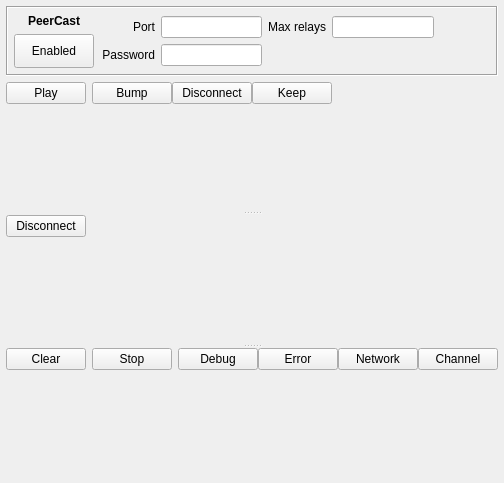
<ui version="4.0" >
 <class>MainFormBase</class>
 <widget class="QWidget" name="MainFormBase" >
  <property name="geometry" >
   <rect>
    <x>0</x>
    <y>0</y>
    <width>492</width>
    <height>483</height>
   </rect>
  </property>
  <property name="windowTitle" >
   <string>PeerCast</string>
  </property>
  <property name="autoFillBackground" >
   <bool>true</bool>
  </property>
  <layout class="QVBoxLayout" >
   <property name="margin" >
    <number>6</number>
   </property>
   <property name="spacing" >
    <number>6</number>
   </property>
   <item>
    <widget class="QFrame" name="frame" >
     <property name="sizePolicy" >
      <sizepolicy>
       <hsizetype>5</hsizetype>
       <vsizetype>0</vsizetype>
       <horstretch>0</horstretch>
       <verstretch>0</verstretch>
      </sizepolicy>
     </property>
     <property name="frameShape" >
      <enum>QFrame::Box</enum>
     </property>
     <property name="frameShadow" >
      <enum>QFrame::Sunken</enum>
     </property>
     <layout class="QGridLayout" >
      <property name="margin" >
       <number>6</number>
      </property>
      <property name="spacing" >
       <number>6</number>
      </property>
      <item row="0" column="0" >
       <layout class="QHBoxLayout" >
        <property name="margin" >
         <number>0</number>
        </property>
        <property name="spacing" >
         <number>6</number>
        </property>
        <item>
         <layout class="QVBoxLayout" >
          <property name="margin" >
           <number>0</number>
          </property>
          <property name="spacing" >
           <number>6</number>
          </property>
          <item>
           <widget class="QLabel" name="label_4" >
            <property name="font" >
             <font>
              <weight>75</weight>
              <bold>true</bold>
             </font>
            </property>
            <property name="text" >
             <string> PeerCast </string>
            </property>
            <property name="alignment" >
             <set>Qt::AlignCenter</set>
            </property>
           </widget>
          </item>
          <item>
           <widget class="QPushButton" name="pushButtonEnabled" >
            <property name="sizePolicy" >
             <sizepolicy>
              <hsizetype>1</hsizetype>
              <vsizetype>3</vsizetype>
              <horstretch>0</horstretch>
              <verstretch>0</verstretch>
             </sizepolicy>
            </property>
            <property name="text" >
             <string>Enabled</string>
            </property>
            <property name="checkable" >
             <bool>true</bool>
            </property>
           </widget>
          </item>
         </layout>
        </item>
        <item>
         <layout class="QGridLayout" >
          <property name="margin" >
           <number>2</number>
          </property>
          <property name="spacing" >
           <number>6</number>
          </property>
          <item row="0" column="2" >
           <widget class="QLabel" name="label_3" >
            <property name="text" >
             <string>Max relays</string>
            </property>
            <property name="alignment" >
             <set>Qt::AlignRight|Qt::AlignTrailing|Qt::AlignVCenter</set>
            </property>
           </widget>
          </item>
          <item row="0" column="1" >
           <widget class="QLineEdit" name="lineEditPort" >
            <property name="alignment" >
             <set>Qt::AlignRight</set>
            </property>
           </widget>
          </item>
          <item row="1" column="0" >
           <widget class="QLabel" name="label_2" >
            <property name="text" >
             <string>Password</string>
            </property>
            <property name="alignment" >
             <set>Qt::AlignRight|Qt::AlignTrailing|Qt::AlignVCenter</set>
            </property>
           </widget>
          </item>
          <item row="1" column="1" >
           <widget class="QLineEdit" name="lineEditPassword" >
            <property name="echoMode" >
             <enum>QLineEdit::Password</enum>
            </property>
           </widget>
          </item>
          <item row="0" column="0" >
           <widget class="QLabel" name="label" >
            <property name="text" >
             <string>Port</string>
            </property>
            <property name="alignment" >
             <set>Qt::AlignRight|Qt::AlignTrailing|Qt::AlignVCenter</set>
            </property>
           </widget>
          </item>
          <item row="0" column="3" >
           <widget class="QLineEdit" name="lineEditMaxRelays" >
            <property name="alignment" >
             <set>Qt::AlignRight</set>
            </property>
           </widget>
          </item>
         </layout>
        </item>
        <item>
         <spacer>
          <property name="orientation" >
           <enum>Qt::Horizontal</enum>
          </property>
          <property name="sizeHint" >
           <size>
            <width>40</width>
            <height>20</height>
           </size>
          </property>
         </spacer>
        </item>
        <item>
         <spacer>
          <property name="orientation" >
           <enum>Qt::Horizontal</enum>
          </property>
          <property name="sizeHint" >
           <size>
            <width>40</width>
            <height>20</height>
           </size>
          </property>
         </spacer>
        </item>
       </layout>
      </item>
     </layout>
    </widget>
   </item>
   <item>
    <widget class="QSplitter" name="splitter" >
     <property name="orientation" >
      <enum>Qt::Vertical</enum>
     </property>
     <property name="handleWidth" >
      <number>4</number>
     </property>
     <widget class="QWidget" name="layoutWidget_2" >
      <layout class="QVBoxLayout" >
       <property name="margin" >
        <number>0</number>
       </property>
       <property name="spacing" >
        <number>4</number>
       </property>
       <item>
        <layout class="QHBoxLayout" >
         <property name="margin" >
          <number>0</number>
         </property>
         <property name="spacing" >
          <number>6</number>
         </property>
         <item>
          <widget class="QPushButton" name="pushButtonPlay" >
           <property name="text" >
            <string>Play</string>
           </property>
          </widget>
         </item>
         <item>
          <layout class="QHBoxLayout" >
           <property name="margin" >
            <number>0</number>
           </property>
           <property name="spacing" >
            <number>0</number>
           </property>
           <item>
            <widget class="QPushButton" name="pushButtonBump" >
             <property name="text" >
              <string>Bump</string>
             </property>
            </widget>
           </item>
           <item>
            <widget class="QPushButton" name="pushButtonDisconnect" >
             <property name="text" >
              <string>Disconnect</string>
             </property>
            </widget>
           </item>
           <item>
            <widget class="QPushButton" name="pushButtonKeep" >
             <property name="text" >
              <string>Keep</string>
             </property>
            </widget>
           </item>
          </layout>
         </item>
         <item>
          <spacer>
           <property name="orientation" >
            <enum>Qt::Horizontal</enum>
           </property>
           <property name="sizeHint" >
            <size>
             <width>40</width>
             <height>20</height>
            </size>
           </property>
          </spacer>
         </item>
        </layout>
       </item>
       <item>
        <widget class="Q3ListBox" native="1" name="listBoxChannel" />
       </item>
      </layout>
     </widget>
     <widget class="QWidget" name="layoutWidget_3" >
      <layout class="QVBoxLayout" >
       <property name="margin" >
        <number>0</number>
       </property>
       <property name="spacing" >
        <number>4</number>
       </property>
       <item>
        <layout class="QHBoxLayout" >
         <property name="margin" >
          <number>0</number>
         </property>
         <property name="spacing" >
          <number>6</number>
         </property>
         <item>
          <widget class="QPushButton" name="pushButtonDisconnectConn" >
           <property name="text" >
            <string>Disconnect</string>
           </property>
          </widget>
         </item>
         <item>
          <spacer>
           <property name="orientation" >
            <enum>Qt::Horizontal</enum>
           </property>
           <property name="sizeHint" >
            <size>
             <width>40</width>
             <height>20</height>
            </size>
           </property>
          </spacer>
         </item>
        </layout>
       </item>
       <item>
        <widget class="Q3ListBox" native="1" name="listBoxConnection" />
       </item>
      </layout>
     </widget>
     <widget class="QWidget" name="layoutWidget_4" >
      <layout class="QVBoxLayout" >
       <property name="margin" >
        <number>0</number>
       </property>
       <property name="spacing" >
        <number>4</number>
       </property>
       <item>
        <layout class="QHBoxLayout" >
         <property name="margin" >
          <number>0</number>
         </property>
         <property name="spacing" >
          <number>6</number>
         </property>
         <item>
          <widget class="QPushButton" name="pushButtonClear" >
           <property name="text" >
            <string>Clear</string>
           </property>
          </widget>
         </item>
         <item>
          <widget class="QPushButton" name="pushButtonStop" >
           <property name="text" >
            <string>Stop</string>
           </property>
           <property name="checkable" >
            <bool>true</bool>
           </property>
          </widget>
         </item>
         <item>
          <layout class="QHBoxLayout" >
           <property name="margin" >
            <number>0</number>
           </property>
           <property name="spacing" >
            <number>0</number>
           </property>
           <item>
            <widget class="QPushButton" name="pushButtonDebug" >
             <property name="sizePolicy" >
              <sizepolicy>
               <hsizetype>1</hsizetype>
               <vsizetype>0</vsizetype>
               <horstretch>0</horstretch>
               <verstretch>0</verstretch>
              </sizepolicy>
             </property>
             <property name="sizeIncrement" >
              <size>
               <width>0</width>
               <height>0</height>
              </size>
             </property>
             <property name="baseSize" >
              <size>
               <width>0</width>
               <height>0</height>
              </size>
             </property>
             <property name="text" >
              <string>Debug</string>
             </property>
             <property name="checkable" >
              <bool>true</bool>
             </property>
            </widget>
           </item>
           <item>
            <widget class="QPushButton" name="pushButtonError" >
             <property name="text" >
              <string>Error</string>
             </property>
             <property name="checkable" >
              <bool>true</bool>
             </property>
            </widget>
           </item>
           <item>
            <widget class="QPushButton" name="pushButtonNetwork" >
             <property name="text" >
              <string>Network</string>
             </property>
             <property name="checkable" >
              <bool>true</bool>
             </property>
            </widget>
           </item>
           <item>
            <widget class="QPushButton" name="pushButtonChannel" >
             <property name="text" >
              <string>Channel</string>
             </property>
             <property name="checkable" >
              <bool>true</bool>
             </property>
            </widget>
           </item>
          </layout>
         </item>
         <item>
          <spacer>
           <property name="orientation" >
            <enum>Qt::Horizontal</enum>
           </property>
           <property name="sizeHint" >
            <size>
             <width>40</width>
             <height>20</height>
            </size>
           </property>
          </spacer>
         </item>
        </layout>
       </item>
       <item>
        <widget class="Q3ListBox" native="1" name="listBoxLog" />
       </item>
      </layout>
     </widget>
    </widget>
   </item>
  </layout>
 </widget>
 <customwidgets>
  <customwidget>
   <class>Q3ListBox</class>
   <extends>Q3Frame</extends>
   <header>q3listbox.h</header>
  </customwidget>
  <customwidget>
   <class>Q3Frame</class>
   <extends>QWidget</extends>
   <header>q3frame.h</header>
   <container>1</container>
  </customwidget>
 </customwidgets>
 <tabstops>
  <tabstop>pushButtonEnabled</tabstop>
  <tabstop>lineEditPort</tabstop>
  <tabstop>lineEditPassword</tabstop>
  <tabstop>lineEditMaxRelays</tabstop>
  <tabstop>pushButtonPlay</tabstop>
  <tabstop>pushButtonBump</tabstop>
  <tabstop>pushButtonDisconnect</tabstop>
  <tabstop>pushButtonKeep</tabstop>
  <tabstop>listBoxChannel</tabstop>
  <tabstop>pushButtonDisconnectConn</tabstop>
  <tabstop>listBoxConnection</tabstop>
  <tabstop>pushButtonClear</tabstop>
  <tabstop>pushButtonStop</tabstop>
  <tabstop>pushButtonDebug</tabstop>
  <tabstop>pushButtonError</tabstop>
  <tabstop>pushButtonNetwork</tabstop>
  <tabstop>pushButtonChannel</tabstop>
  <tabstop>listBoxLog</tabstop>
  <tabstop>pushButtonPlay</tabstop>
  <tabstop>pushButtonBump</tabstop>
  <tabstop>pushButtonDisconnect</tabstop>
  <tabstop>pushButtonKeep</tabstop>
  <tabstop>listBoxChannel</tabstop>
  <tabstop>pushButtonDisconnectConn</tabstop>
  <tabstop>listBoxConnection</tabstop>
  <tabstop>pushButtonClear</tabstop>
  <tabstop>pushButtonStop</tabstop>
  <tabstop>pushButtonChannel</tabstop>
  <tabstop>pushButtonDebug</tabstop>
  <tabstop>pushButtonError</tabstop>
  <tabstop>pushButtonNetwork</tabstop>
  <tabstop>listBoxLog</tabstop>
 </tabstops>
 <resources/>
 <connections/>
</ui>
